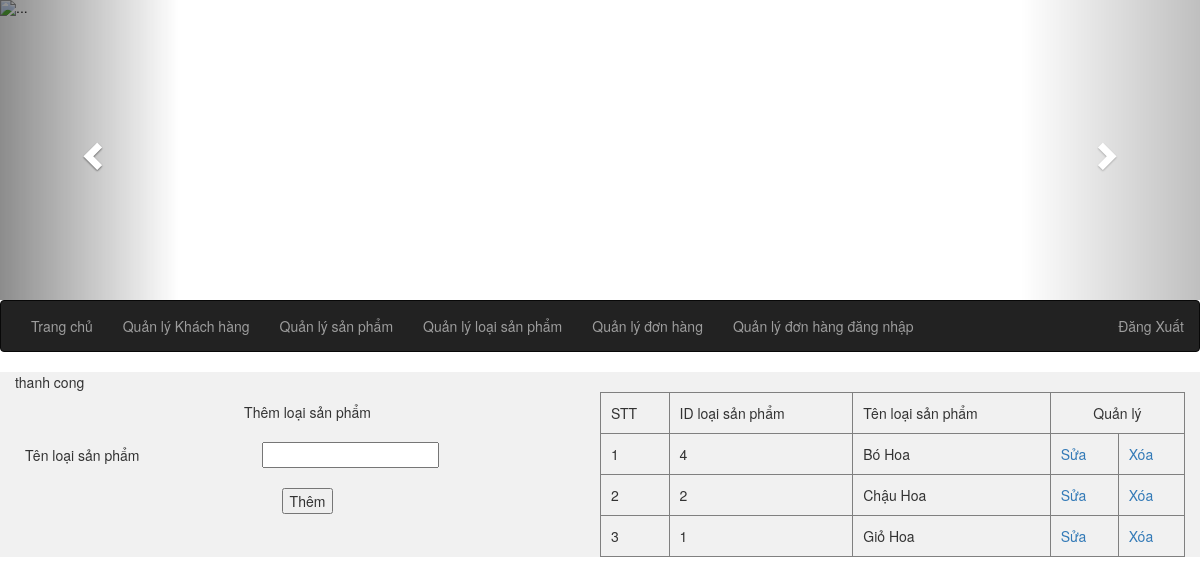
Page /admin/tc.php?loaisp=quanliloaisanpham&ac=them&mess=tc on the committed database.
### tables this page shows
CREATE TABLE `loaisp` (
  `idloaisp` int(11) NOT NULL,
  `tenloaisp` varchar(255) NOT NULL
);

### admin/module/loaisp/them.php (the view, shortened to what this page needs)
<!doctype html>
<html>
<head>
<?php
	$mess = isset($_GET['mess']);
	if ($mess=='tc') {
      echo "thanh cong";
    }
?>
<form action="module/loaisp/xuli.php" method="post" enctype="multipart/form-data">
<table width="50%" align="left" padding="5px">
	<tr>
		<td colspan="2"><div align="center">Thêm loại sản phẩm</div></td>
	</tr>
	<tr>
		<td>Tên loại sản phẩm</td>
		<td><input type="text" name="tenloaisp"></td>
	</tr>
	<tr>
		<td colspan="2">
			<div align="center">
				<input type="submit" name="them" id="them" value="Thêm">
			</div>
		</td>
	</tr>
</table>
</form>
</head>
<body>
</body>
</html>
<?php
$servername = "localhost";
$username = "root";
$password = "";
$dbname = "new";
$conn = mysqli_connect($servername, $username, $password, $dbname);
$sql="select *from loaisp order by idloaisp desc";
$run = mysqli_query($conn,$sql);
?>
 <table width="50%" border="1" align="right">
	<tr>
		<td>STT</td>
		<td>ID loại sản phẩm</td>
		<td>Tên loại sản phẩm</td>
		<td colspan="2" align="center">Quản lý</td>
	</tr>
	<?php
		$i=1;
		while($dong= mysqli_fetch_array($run)) {
	?>
	<tr>
		<td><?php echo $i; ?></td>
		<td><?php echo $dong['idloaisp']; ?></td>
		<td><?php echo $dong['tenloaisp']; ?></td>
		<td><a href="tc.php?loaisp=quanliloaisanpham&ac=sua&id=<?php echo $dong['idloaisp'] ?>"> Sửa </a></td>
		<td><a href="module/loaisp/xuli.php?id=<?php echo $dong['idloaisp']?>"> Xóa </a></td>
	</tr>
	<?php
		$i++;
		}
	?>
</table>

### admin/tc.php (style rules this page uses)
body { height: 1200px; }
td { padding:10px; }

### rows in the picture
loaisp: idloaisp "4", tenloaisp "Bó Hoa"
loaisp: idloaisp "2", tenloaisp "Chậu Hoa"
loaisp: idloaisp "1", tenloaisp "Giỏ Hoa"
